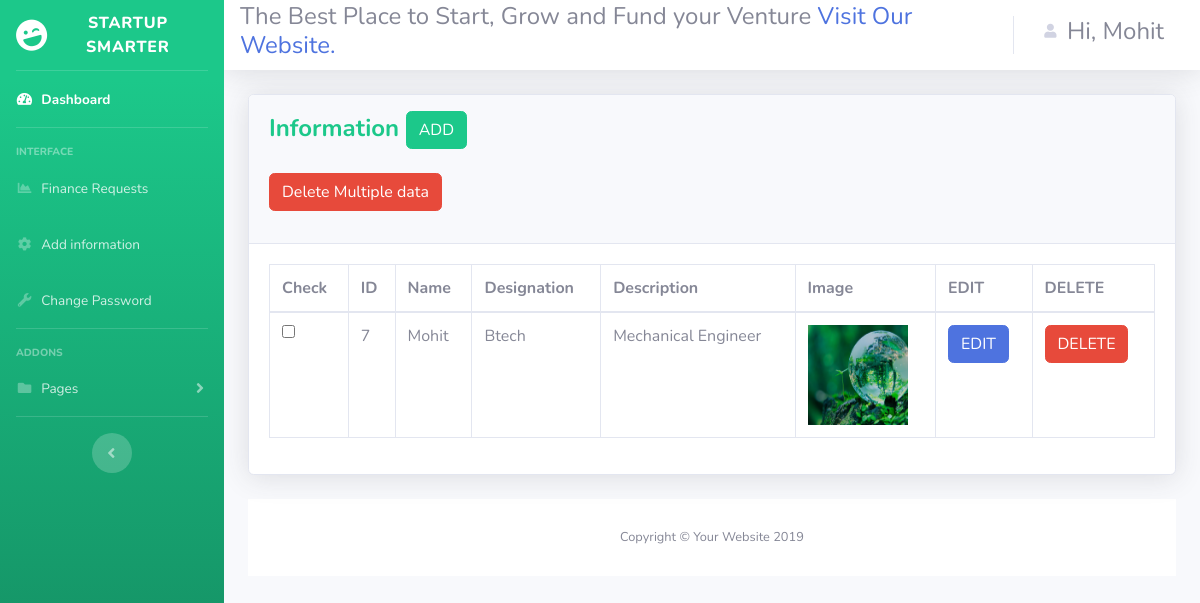
The page /admin/information.php (signed in) on the database its author committed.
### tables this page shows
CREATE TABLE `info` (
  `id` int(100) NOT NULL,
  `name` varchar(30) NOT NULL,
  `design` varchar(50) NOT NULL,
  `description` varchar(100) NOT NULL,
  `images` varchar(50) NOT NULL,
  `Visible` tinyint(4) NOT NULL
);

### admin/information.php (the view, shortened to what this page needs)
<?php
include('security.php');
include('includes/header.php');
include('includes/navbar.php');
?>
<div class="container-fluid">
	<div class="card shadow mb-4">
		<div class="card-header py-3">
			<h4 class="m-0 font-weight-bold text-success">Information
				<button type="button" class="btn btn-success" data-toggle="modal" data-target="#facultyModal">ADD</button>
			</h4><br>
			<form action="code.php" method="POST">
				<button type="submit" name="delete_multiple_data" class="btn btn-danger" >Delete Multiple data</button>
			</form>
		</div>
		<div class="card-body">
		<div class="table-responsive">
			<?php
			$query = "SELECT * FROM info WHERE name = '{$_SESSION['username']}'";
			$query_run = mysqli_query($connection,$query);
			if(mysqli_num_rows($query_run) > 0){
				?>
			<table class="table table-bordered" id="dataTable" width="100%" cellspacing="0">
				<thead>
					<tr>
						<th>Check</th>
						<th>ID</th>
						<th>Name</th>
						<th>Designation</th>
						<th>Description</th>
						<th>Image</th>
						<th>EDIT</th>
						<th>DELETE</th>
					</tr>
				</thead>
				<tbody>
					<?php
					while ($row = mysqli_fetch_assoc($query_run)){
						?>
						<tr>
							<td>
								<input type="checkbox" onclick="toggleCheckbox(this)" value="<?php echo $row['id']?>"<?php echo $row['Visible'] == 1 ? "checked" : ""?> 	>
							</td>
							<td><?php echo $row['id']; ?></td>
							<td><?php echo $row['name']; ?></td>
							<td><?php echo $row['design']; ?></td>
							<td><?php echo $row['description']; ?></td>
							<td><?php echo'<img src="upload/'.$row['images'].'" width="100px" height="100px" alt="Image">'?></td>
							<td>
								<form action="info_edit.php" method="POST">
						     		<button type="submit" name="edit_data_btn" class="btn btn-primary">EDIT</button>
								</form>
							</td>
							<td>
								<form action="code.php" method="POST">
						     		<button type="submit" name="info_delete_btn" class="btn btn-danger">DELETE</button>
								</form></td>
						</tr>
						<?php
					}
				?>
				</tbody>
			</table>
			<?php
		}
		else{
			echo "No Record Found";
		}
		?>
		</div>
	</div>
</div>
<?php
include('includes/footer.php');
?>

### rows shown on the page
info: id "7", name "Mohit", design "Btech", description "Mechanical Engineer", images (picture)

### other values the page prints
$_SESSION['username'] "Mohit"
